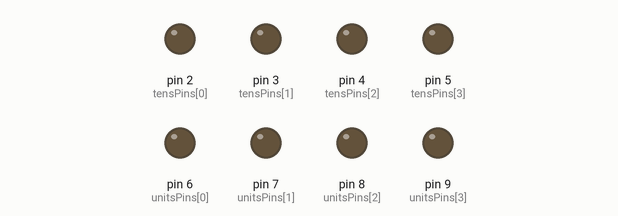
Recording of a sketch running on a simulated Arduino Uno, built with avr-gcc and run on an emulated ATmega328P. On the bench: output pins drawn as LEDs (lit = HIGH).

Above: at 0.3 s.
At 2.7 s:
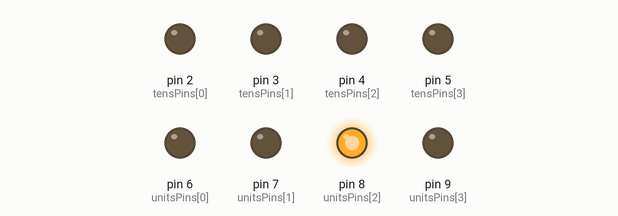
At 5.1 s:
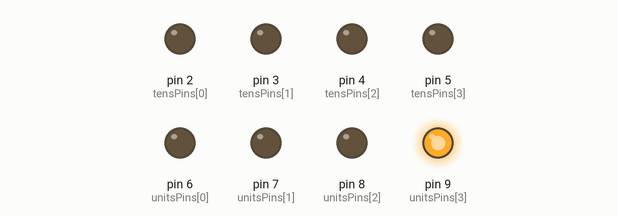
At 10.5 s:
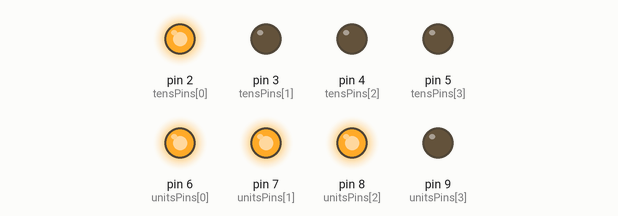
At 15.3 s:
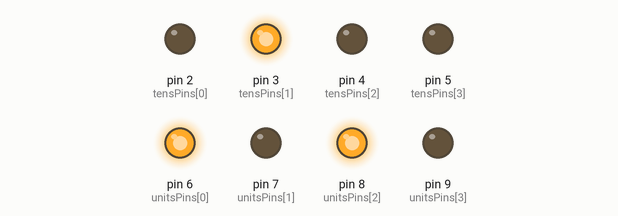
At 20.7 s:
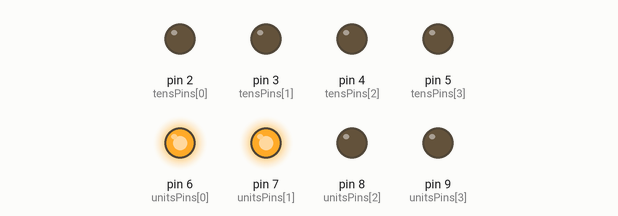
Timing chart, 0 to 21.4 s (numbered marks = the images above):
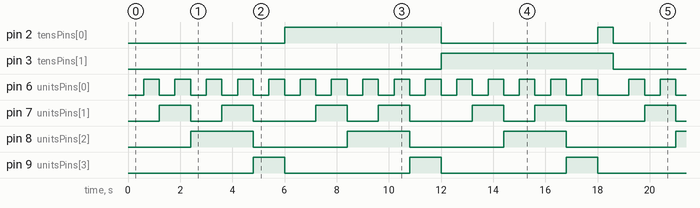

Measured:
- by itself, pin 2 (tensPins[0]): LOW → HIGH at 6.0 s, → LOW 6.0 s later, → HIGH 6.0 s later, → LOW 0.60 s later, … (8 changes in this stretch)
- by itself, pin 3 (tensPins[1]): alternates HIGH for 6.6 s and LOW for 12.0 s
- by itself, pin 6 (unitsPins[0]): moves between LOW and HIGH, repeating every 18.6 s
- by itself, pin 8 (unitsPins[2]): LOW → HIGH at 2.4 s, → LOW 2.4 s later, → HIGH 3.6 s later, → LOW 2.4 s later, … (13 changes in this stretch)
- by itself, pin 9 (unitsPins[3]): alternates HIGH for 1.2 s and LOW for 4.8 s
- by itself, pin 7 (unitsPins[1]): repeats every 18.6 s: LOW 1.2 s, HIGH 1.2 s, LOW 2.4 s, HIGH 1.2 s, LOW 1.2 s, HIGH 1.2 s, LOW 2.4 s, HIGH 1.2 s, LOW 1.2 s, HIGH 1.2 s, LOW 3.0 s, HIGH 1.2 s

The sketch:

0-30-Counter-Two-7-Segment-Displays.ino
```cpp
const int tensPins[4]  = {2, 3, 4, 5};
const int unitsPins[4] = {6, 7, 8, 9};

void setup() {
  for (int i = 0; i < 4; i++) {
    pinMode(tensPins[i], OUTPUT);
    pinMode(unitsPins[i], OUTPUT);
  }
}

void writeBCD(const int pins[4], int value) {
  for (int i = 0; i < 4; i++) {
    digitalWrite(pins[i], (value >> i) & 1);
  }
}

void showNumber(int n) {
  writeBCD(tensPins, n / 10);
  writeBCD(unitsPins, n % 10);
}

void loop() {
  for (int n = 0; n <= 30; n++) {
    showNumber(n);
    delay(600);
  }
}
```
